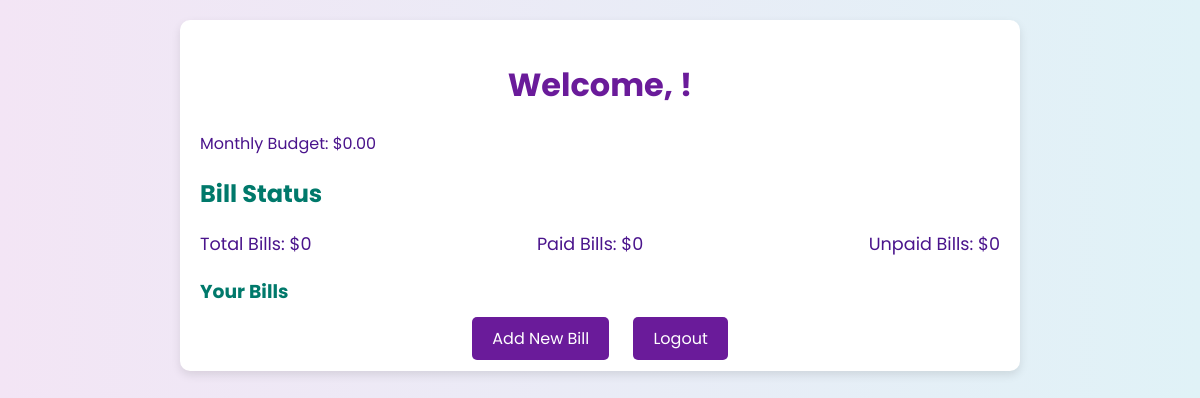
The app's page /dashboard/ (signed in) with its own data.
### members/models.py (models this page shows, shortened)
class Member(AbstractUser):
    username = None
    email = models.EmailField(unique=True)
    first_name = models.CharField(max_length=255, default="Unknown")
    last_name = models.CharField(max_length=255, default="Unknown")
    budget = models.DecimalField(max_digits=10, decimal_places=2, default=0.00)
    USERNAME_FIELD = "email"
    REQUIRED_FIELDS = ["first_name", "last_name"]
    objects = CustomUserManager()

class Dashboard(models.Model):
    user = models.OneToOneField(Member, on_delete=models.CASCADE, related_name='dashboard')
    total_bills = models.DecimalField(max_digits=10, decimal_places=2, default=0.00)
    paid_bills = models.DecimalField(max_digits=10, decimal_places=2, default=0.00)
    unpaid_bills = models.DecimalField(max_digits=10, decimal_places=2, default=0.00)
    def update_totals(self):
        bills = self.user.bills.all()
        self.total_bills = sum(bill.amount for bill in bills)
        self.paid_bills = sum(bill.amount for bill in bills if bill.is_paid)
        self.unpaid_bills = self.total_bills - self.paid_bills
        self.save()

### members/views.py (the view)
# urls.py: path('dashboard/', views.dashboard, name='dashboard'),  # User dashboard
@login_required
def dashboard(request):
    user = request.user
    dashboard, _ = Dashboard.objects.get_or_create(user=user)
    bills = Bill.objects.filter(user=user)
    if hasattr(dashboard, 'update_totals'):
        dashboard.update_totals()
    context = {
        'user': user,
        'dashboard': dashboard,
        'bills': bills,
    }
    return render(request, 'dashboard.html', context)

### members/templates/dashboard.html (shortened to what this page needs)
<!DOCTYPE html>
<html lang="en">
<head>
</head>
<body>
    <div class="container">
        <h1>Welcome, {{ user.firstname }} {{ user.lastname }}!</h1>
        <p>Monthly Budget: ${{ user.budget }}</p>
        <h2>Bill Status</h2>
        <div class="bill-status">
            <p>Total Bills: ${{ dashboard.total_bills }}</p>
            <p>Paid Bills: ${{ dashboard.paid_bills }}</p>
            <p>Unpaid Bills: ${{ dashboard.unpaid_bills }}</p>
        </div>
        <h3>Your Bills</h3>
        <div class="actions">
            <a href="{% url 'add_bill' %}">Add New Bill</a>
            <a href="{% url 'logout' %}">Logout</a>
        </div>
    </div>
</body>
</html>

### members/templates/dashboard.html (style rules this page uses)
body { font-family: 'Poppins', sans-serif; background: linear-gradient(to right, #f3e5f5, #e0f2f7); color: #4a148c; margin: 0; padding: 20px; }
h1 { color: #6a1b9a; text-align: center; }
h2, h3 { color: #00796b; }
.container { max-width: 800px; margin: 0 auto; background: white; padding: 20px; border-radius: 10px; box-shadow: 0 4px 10px rgba(0, 0, 0, 0.1); }
.bill-status { display: flex; justify-content: space-between; margin-bottom: 20px; }
.bill-status p { margin: 0; font-size: 1.1em; }
.actions { text-align: center; margin-top: 20px; }
.actions a { background: #6a1b9a; color: white; padding: 10px 20px; text-decoration: none; border-radius: 5px; margin: 0 10px; transition: 0.3s; }

### records on screen
Member: budget "0.00"
Dashboard: total_bills "0", paid_bills "0", unpaid_bills "0"
